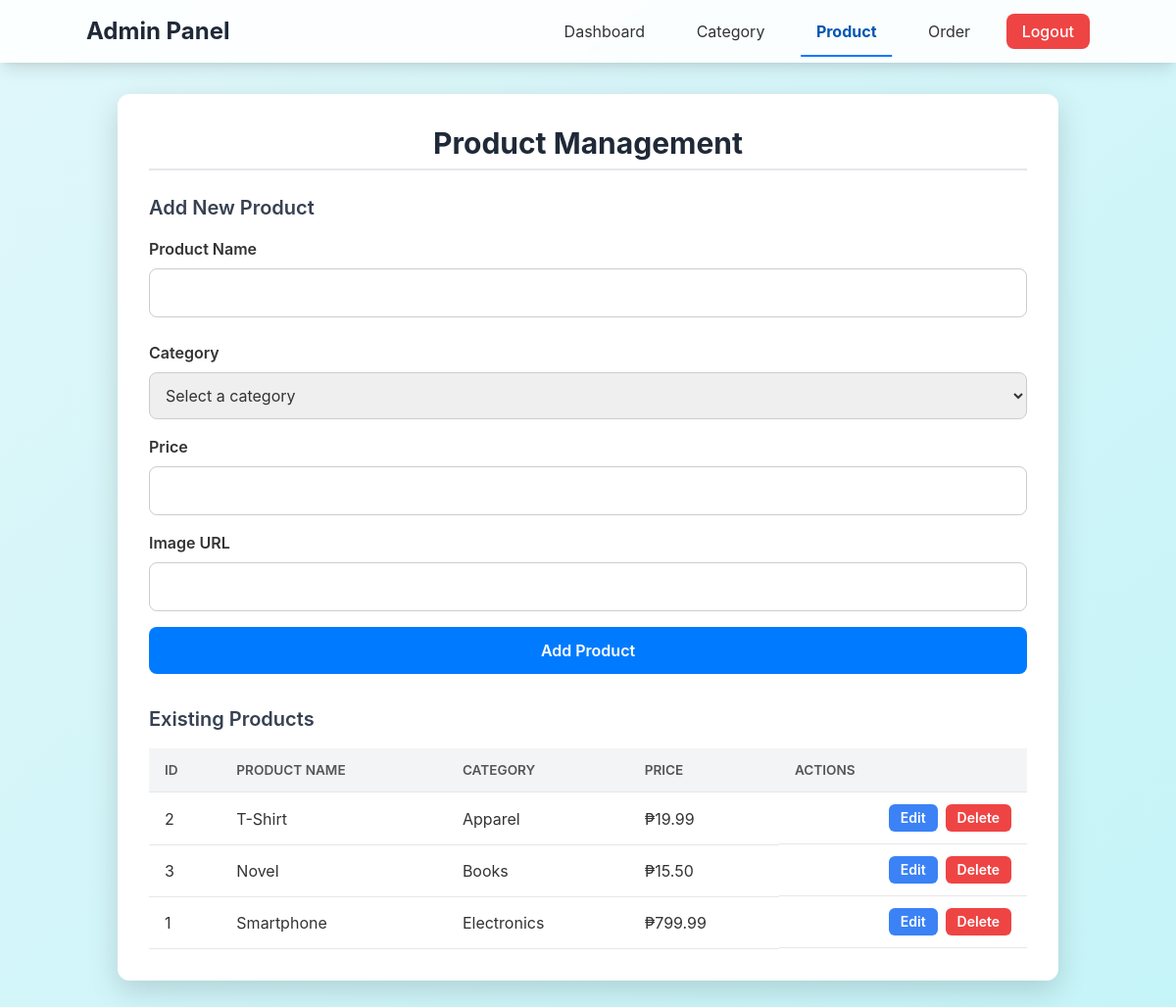
The app's page /admin/product.php (signed in) with its own data.
### tables this page shows
CREATE TABLE `products` (
  `product_id` int(11) NOT NULL,
  `category_id` int(11) NOT NULL,
  `product_name` varchar(150) NOT NULL,
  `price` decimal(10,2) NOT NULL,
  `image_path` varchar(255) DEFAULT NULL,
  `image_url` varchar(255) DEFAULT NULL,
  `created_at` timestamp NOT NULL DEFAULT current_timestamp()
);

CREATE TABLE `categories` (
  `category_id` int(11) NOT NULL,
  `category_name` varchar(100) NOT NULL,
  `created_at` timestamp NOT NULL DEFAULT current_timestamp()
);

### admin/product.php (the view, shortened to what this page needs)
<?php
require_once '../include/config.php';
$editing_product = null;
$stmt_products = $pdo->query("SELECT p.*, c.category_name FROM products p JOIN categories c ON p.category_id = c.category_id ORDER BY p.created_at DESC");
$products = $stmt_products->fetchAll(PDO::FETCH_ASSOC);
?>
<!DOCTYPE html>
<html lang="en">
<head>
    <script src="https://cdn.tailwindcss.com"></script>
    <link rel="stylesheet" href="../asset/admin.css">
</head>
<body class="flex flex-col min-h-screen">
    <nav class="bg-white bg-opacity-90 backdrop-blur-sm shadow-lg p-4 sticky top-0 z-50">
        <div class="container mx-auto flex justify-between items-center">
            <div class="text-2xl font-bold text-gray-800">Admin Panel</div>
            <div class="space-x-4">
                <a href="dashboard.php" class="nav-link">Dashboard</a>
                <a href="category.php" class="nav-link">Category</a>
                <a href="product.php" class="nav-link active-nav-link">Product</a>
                <a href="order_management.php" class="nav-link">Order</a>
                <a href="../auth/logout.php" class="bg-red-500 text-white px-4 py-2 rounded-lg font-medium hover:bg-red-600 transition-colors">Logout</a>
            </div>
        </div>
    </nav>
    <main class="flex-grow container mx-auto p-6 md:p-8">
        <div class="content-section">
            <h1 class="text-3xl font-bold mb-6 text-gray-800 border-b-2 pb-2">Product Management</h1>
            <div class="mb-8">
                <h3 class="text-xl font-semibold mb-4 text-gray-700">
                    <?php echo $editing_product ? 'Edit Product' : 'Add New Product'; ?>
                </h3>
                <form action="product.php" method="post" class="space-y-4">
                    <div class="form-group">
                        <label for="product-name" class="form-label">Product Name</label>
                        <input type="text" id="product-name" name="product_name" class="form-input" required value="<?php echo htmlspecialchars($editing_product['product_name'] ?? ''); ?>">
                    </div>
                    <div class="form-group">
                        <label for="category-id" class="form-label">Category</label>
                        <select id="category-id" name="category_id" class="form-select" required>
                            <option value="">Select a category</option>
                        </select>
                    </div>
                    <div class="form-group">
                        <label for="price" class="form-label">Price</label>
                        <input type="number" step="0.01" id="price" name="price" class="form-input" required value="<?php echo htmlspecialchars($editing_product['price'] ?? ''); ?>">
                    </div>
                    <div class="form-group">
                        <label for="image-url" class="form-label">Image URL</label>
                        <input type="url" id="image-url" name="image_url" class="form-input" value="<?php echo htmlspecialchars($editing_product['image_url'] ?? ''); ?>">
                    </div>
                    <div>
                        <button type="submit" name="<?php echo $editing_product ? 'update_product' : 'add_product'; ?>" class="w-full btn btn-primary">
                            <?php echo $editing_product ? 'Update Product' : 'Add Product'; ?>
                        </button>
                    </div>
                </form>
            </div>
            <div>
                <h3 class="text-xl font-semibold mb-4 text-gray-700">Existing Products</h3>
                <div class="table-container">
                    <table class="table">
                        <thead>
                            <tr>
                                <th>ID</th>
                                <th>Product Name</th>
                                <th>Category</th>
                                <th>Price</th>
                                <th class="text-right">Actions</th>
                            </tr>
                        </thead>
                        <tbody>
                            <?php foreach ($products as $product): ?>
                                <tr>
                                    <td><?php echo htmlspecialchars($product['product_id']); ?></td>
                                    <td><?php echo htmlspecialchars($product['product_name']); ?></td>
                                    <td><?php echo htmlspecialchars($product['category_name']); ?></td>
                                    <td>₱<?php echo htmlspecialchars(number_format($product['price'], 2)); ?></td>
                                    <td class="text-right flex space-x-2 justify-end">
                                        <a href="product.php?edit=<?php echo htmlspecialchars($product['product_id']); ?>" class="btn px-3 py-1 text-sm bg-blue-500 text-white rounded-md hover:bg-blue-600 transition-colors">Edit</a>
                                        <form method="post" onsubmit="return confirm('Are you sure you want to delete this product?');">
                                            <button type="submit" name="delete_product" class="btn px-3 py-1 text-sm bg-red-500 text-white rounded-md hover:bg-red-600 transition-colors">Delete</button>
                                        </form>
                                    </td>
                                </tr>
                            <?php endforeach; ?>
                        </tbody>
                    </table>
                </div>
            </div>
        </div>
    </main>
</body>
</html>

### asset/css/admin.css (style rules this page uses)
* { box-sizing: border-box; margin: 0; padding: 0; }
body { font-family: 'Inter', sans-serif; color: #333; background: linear-gradient(to bottom right, #e0f7fa, #c5f4f8); min-height: 100vh; }
h1, h2 { color: #007bff; text-align: center; margin-bottom: 20px; }
a { color: #007bff; text-decoration: none; }
.nav-link { transition: all 0.3s ease; position: relative; padding: 1rem; }
.nav-link::after { content: ''; position: absolute; width: 0; height: 2px; bottom: 0; left: 50%; transform: translateX(-50%); background-color: #007bff; transition: width 0.3s ease; }
.active-nav-link { font-weight: 700; color: #0056b3; }
.active-nav-link::after { width: 100%; }
.content-section { background-color: #ffffff; padding: 2rem; border-radius: 12px; box-shadow: 0 10px 30px rgba(0, 0, 0, 0.15); }
.table-container { overflow-x: auto; }
.table { width: 100%; border-collapse: collapse; }
.table th, .table td { padding: 12px 16px; text-align: left; border-bottom: 1px solid #e5e7eb; }
.table th { background-color: #f3f4f6; font-weight: 600; text-transform: uppercase; font-size: 0.85rem; color: #555; }
.form-group { margin-bottom: 1.5rem; }
.form-label { display: block; margin-bottom: 0.5rem; font-weight: 600; }
.form-input, .form-select { width: 100%; padding: 0.75rem; border: 1px solid #ccc; border-radius: 8px; transition: all 0.2s ease; }
.btn { padding: 0.75rem 1.5rem; border-radius: 8px; font-weight: 600; cursor: pointer; transition: background-color 0.2s ease; }
.btn-primary { background-color: #007bff; color: white; }

### admin/product.php (style rules this page uses)
* { box-sizing: border-box; margin: 0; padding: 0; }
body { font-family: 'Inter', sans-serif; color: #333; background: linear-gradient(to bottom right, #e0f7fa, #c5f4f8); min-height: 100vh; }
h1, h2 { color: #007bff; text-align: center; margin-bottom: 20px; }
a { color: #007bff; text-decoration: none; }
.nav-link { transition: all 0.3s ease; position: relative; padding: 1rem; }
.nav-link::after { content: ''; position: absolute; width: 0; height: 2px; bottom: 0; left: 50%; transform: translateX(-50%); background-color: #007bff; transition: width 0.3s ease; }
.active-nav-link { font-weight: 700; color: #0056b3; }
.active-nav-link::after { width: 100%; }
.content-section { background-color: #ffffff; padding: 2rem; border-radius: 12px; box-shadow: 0 10px 30px rgba(0, 0, 0, 0.15); }
.table-container { overflow-x: auto; }
.table { width: 100%; border-collapse: collapse; }
.table th, .table td { padding: 12px 16px; text-align: left; border-bottom: 1px solid #e5e7eb; }
.table th { background-color: #f3f4f6; font-weight: 600; text-transform: uppercase; font-size: 0.85rem; color: #555; }
.form-group { margin-bottom: 1.5rem; }
.form-label { display: block; margin-bottom: 0.5rem; font-weight: 600; }
.form-input, .form-select { width: 100%; padding: 0.75rem; border: 1px solid #ccc; border-radius: 8px; transition: all 0.2s ease; }
.btn { padding: 0.75rem 1.5rem; border-radius: 8px; font-weight: 600; cursor: pointer; transition: background-color 0.2s ease; }
.btn-primary { background-color: #007bff; color: white; }

### records on screen
products: product_id "2", product_name "T-Shirt", category.category_name "Apparel", price "19.99"
products: product_id "3", product_name "Novel", category.category_name "Books", price "15.50"
products: product_id "1", product_name "Smartphone", category.category_name "Electronics", price "799.99"
